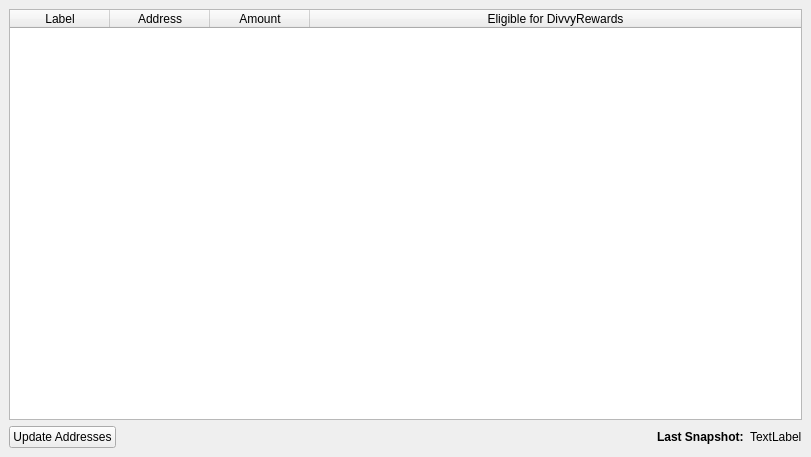
<?xml version="1.0" encoding="UTF-8"?>
<ui version="4.0">
 <class>SmartrewardsList</class>
 <widget class="QWidget" name="SmartrewardsList">
  <property name="geometry">
   <rect>
    <x>0</x>
    <y>0</y>
    <width>811</width>
    <height>457</height>
   </rect>
  </property>
  <property name="windowTitle">
   <string>Form</string>
  </property>
  <layout class="QVBoxLayout" name="topLayout">
   <property name="leftMargin">
    <number>9</number>
   </property>
   <property name="topMargin">
    <number>9</number>
   </property>
   <property name="rightMargin">
    <number>9</number>
   </property>
   <property name="bottomMargin">
    <number>9</number>
   </property>
   <item>
    <layout class="QVBoxLayout" name="verticalLayout">
     <property name="bottomMargin">
      <number>0</number>
     </property>
     <item>
      <widget class="QTableWidget" name="tableWidget">
       <property name="editTriggers">
        <set>QAbstractItemView::NoEditTriggers</set>
       </property>
       <property name="alternatingRowColors">
        <bool>true</bool>
       </property>
       <property name="selectionBehavior">
        <enum>QAbstractItemView::SelectRows</enum>
       </property>
       <property name="sortingEnabled">
        <bool>true</bool>
       </property>
       <attribute name="horizontalHeaderStretchLastSection">
        <bool>true</bool>
       </attribute>
       <attribute name="verticalHeaderVisible">
        <bool>false</bool>
       </attribute>
       <column>
        <property name="text">
         <string>Label</string>
        </property>
       </column>
       <column>
        <property name="text">
         <string>Address</string>
        </property>
       </column>
       <column>
        <property name="text">
         <string>Amount</string>
        </property>
       </column>
       <column>
        <property name="text">
         <string>Eligible for DivvyRewards</string>
        </property>
       </column>
      </widget>
     </item>
     <item>
      <layout class="QHBoxLayout" name="horizontalLayout_4">
       <item>
        <widget class="QPushButton" name="updatePushButton">
         <property name="text">
          <string>Update Addresses</string>
         </property>
        </widget>
       </item>
       <item>
        <spacer name="horizontalSpacer">
         <property name="orientation">
          <enum>Qt::Horizontal</enum>
         </property>
         <property name="sizeHint" stdset="0">
          <size>
           <width>40</width>
           <height>20</height>
          </size>
         </property>
        </spacer>
       </item>
       <item>
        <widget class="QLabel" name="label_14">
         <property name="font">
          <font>
           <weight>75</weight>
           <bold>true</bold>
          </font>
         </property>
         <property name="text">
          <string>Last Snapshot:</string>
         </property>
        </widget>
       </item>
       <item>
        <widget class="QLabel" name="countdownlabel">
         <property name="text">
          <string>TextLabel</string>
         </property>
        </widget>
       </item>
      </layout>
     </item>
    </layout>
   </item>
  </layout>
 </widget>
 <resources/>
 <connections/>
</ui>
